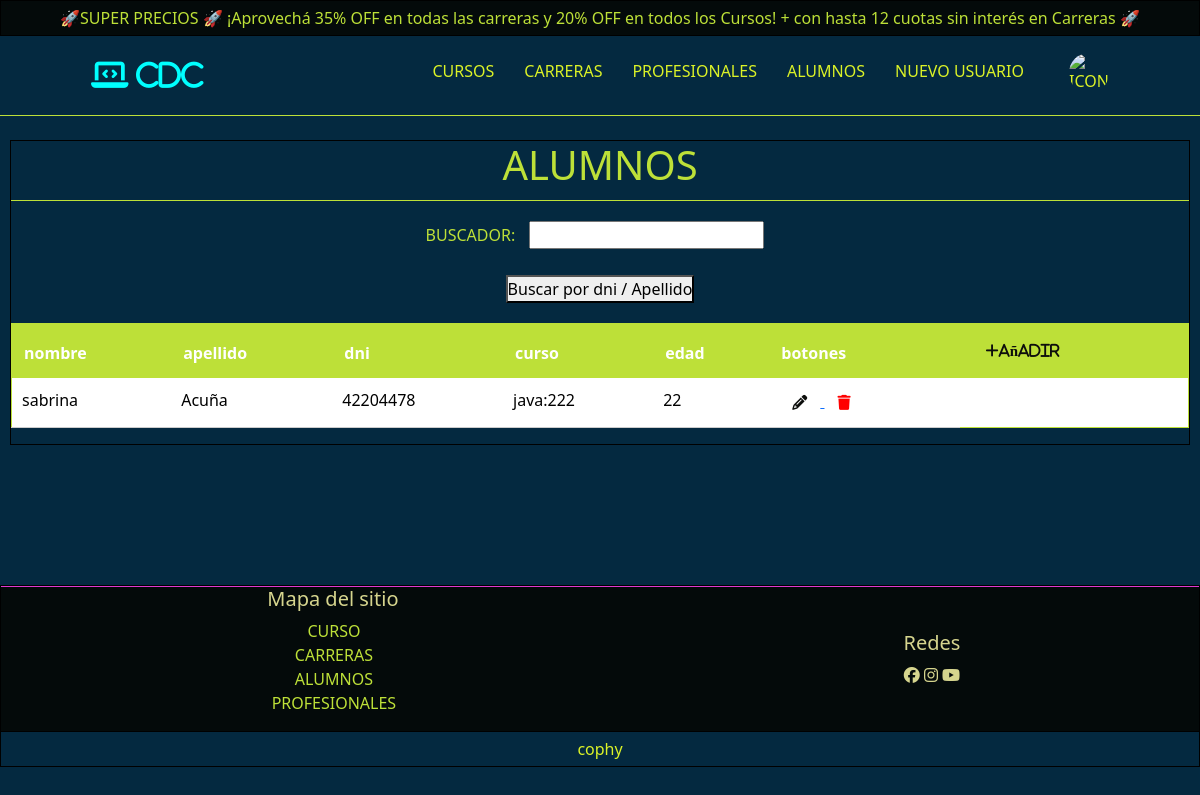
/AppSchol/alumnos/ (signed in), run on an earlier commit of the app's database.
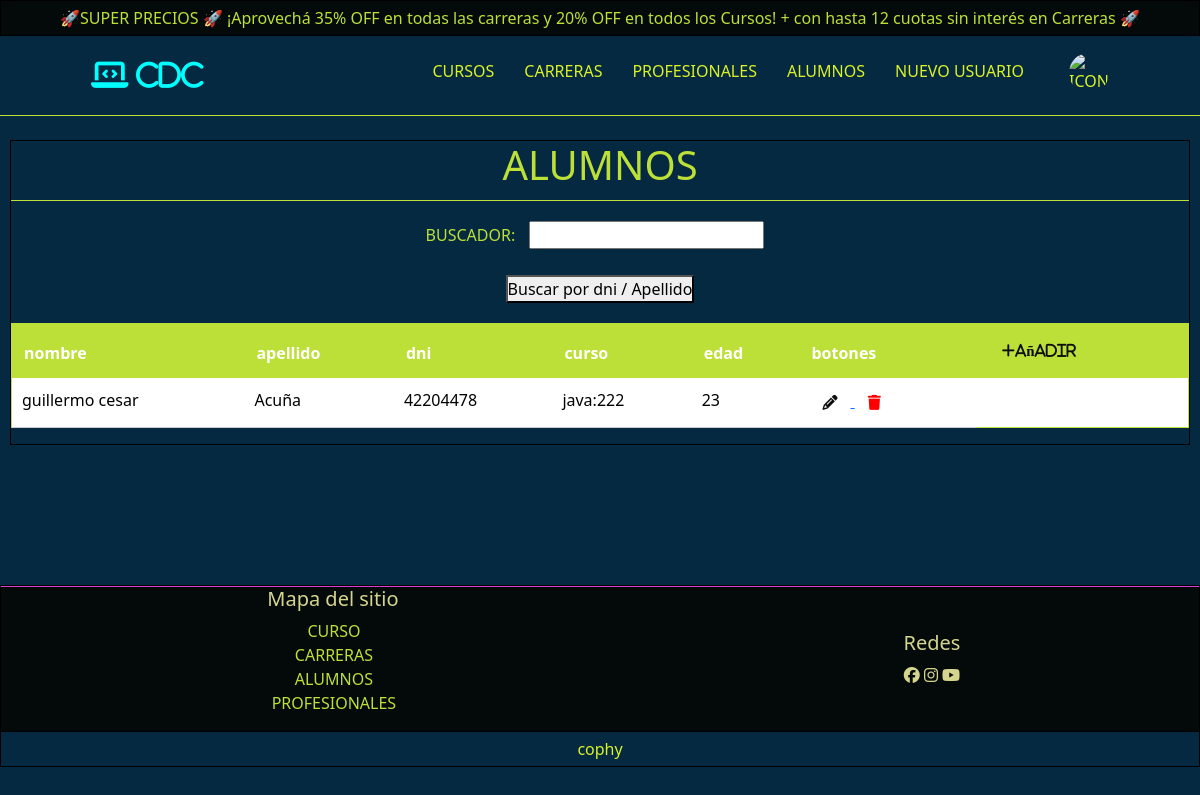
And on a later commit of the database.
### AppScholl/models.py (models this page shows, shortened)
class Alumno(models.Model):
    nombre = models.CharField(max_length=30)
    apellido = models.CharField(max_length=30)
    documento = models.IntegerField()
    cursoscomisiones = models.TextField()
    carreras = models.TextField()
    edad = models.IntegerField()

### AppScholl/views.py (the view, shortened to what this page needs)
# urls.py: path("alumnos/",views.alumnos,name='Alumnos'),
@login_required(login_url='Login')
def alumnos(request):
    query = request.GET.get('buscador', '')
    buscador = Buscar(request.GET)
    alumnos = Alumno.objects.all()
    if 'reset' in request.GET:
        query = ''
        alumnos = Alumno.objects.all()
    elif query:
        if query.isdigit():
            alumnos = Alumno.objects.filter(documento__icontains=query)
        else:
            alumnos = Alumno.objects.filter(apellido__icontains=query)
    return render(request, 'AppScholl/alumnos.html', {'alumnos': alumnos,  'buscar': buscador,   'query': query  })

### AppScholl/forms.py
class Buscar(forms.Form):
    buscador = forms.CharField(max_length=100,required=False)

### AppScholl/templates/AppScholl/alumnos.html (shortened to what this page needs)
{% extends 'AppScholl/base.html' %}
{% block contenido %}
    <main class="conteiner-main" id="alumnos">
        <div class="conteiner-titulo">
            <h1>Alumnos</h1>
        </div>
        <section class="seccion-buscar-filtros">
            <article class="conteiner-buscar">
              <form method="GET" action="{% url 'Alumnos' %}">
                {{ buscar.as_p }}
                <button type="submit">Buscar por dni / Apellido</button>
              </form>
            </article>
        </section>
        <section class="seccion-tabla">
          {% if alumnos %}
            <table class="table">
              <thead>
                <tr>
                  <th scope="col">nombre</th>
                  <th scope="col">apellido</th>
                  <th scope="col">dni</th>
                  <th scope="col">curso</th>
                  <th scope="col">edad</th>
                  <th scope="col">botones</th>
                  <th scope="col"><a href="{% url 'AddAlumno' %}"><i class="fa-solid fa-plus btn-mas btn">añadir</i></a></th>
                </tr>
              </thead>
              <tbody>
                {% for alumno in alumnos %}
                <tr>
                  <td>{{alumno.nombre}}</td>
                  <td>{{alumno.apellido}}</td>
                  <td>{{alumno.documento}}</td>
                  <td>{{alumno.cursoscomisiones}}</td>
                  <td>{{alumno.edad}}</td>
                  <td>
                    {% if user.is_superuser %}
                      <a href="{% url 'ModAlumno' alumno.documento %}">
                        <i class="fa-solid fa-pencil btn btn-mas"></i>
                      </a>
                      <form method="POST" action="{% url 'Alumnos'  %}" style="display:inline;" onsubmit="return confirm('¿Estás seguro de que deseas eliminar este alumno?');">
                        <button type="submit" name="eliminar" style="border: none; background: none; cursor: pointer;" aria-label="Eliminar alumno">
                            <i class="fa-solid fa-trash btn btn-mas" style="color: red;"></i>
                        </button>
                      </form>
                    {% else %}
                        <p>No tienes permisos</p>
                    {% endif %}
                  </td>
                </tr>
                {% endfor %}
              </tbody>
            </table>
          {% else %}
            <p style="color: #DBF227; font-size: 25px; text-align: center;">No se encontraron alumnos .</p>
          {% endif %}
        </section>
    </main>
{% endblock contenido %}

### AppScholl/templates/AppScholl/base.html (shortened to what this page needs)
{% load static %}
<!DOCTYPE html>
<html lang="en">
<head>
    <link href="https://cdn.jsdelivr.net/npm/bootstrap@5.3.3/dist/css/bootstrap.min.css" rel="stylesheet">
    <link rel="stylesheet" href="https://cdnjs.cloudflare.com/ajax/libs/font-awesome/6.7.2/css/all.min.css" />
    <link rel="stylesheet" href="{% static 'AppScholl/css/main.css' %}">
</head>
<body>
    <header class="conteiner-header">
        <div class="conteiner-ofertas">
            <p>🚀SUPER PRECIOS 🚀 ¡Aprovechá 35% OFF en todas las carreras y 20% OFF en todos los Cursos! <span class="oferta-texto">+ con hasta 12 cuotas sin interés en Carreras 🚀</span> </p>
        </div>
        <div class="conteiner-inferior">
            <article class="conteiner-logo">
                <a href="{% url 'Home' %}">
                    <i class="fa-solid fa-laptop-code" style="font-size: 30px; color: aqua;">  CDC</i>
                </a>
            </article>
            <nav class="conteiner-menu-desk" style="margin-top: 15px;">
                <ul class="menu-desk">
                    <li><a href="{% url 'Cursos' %}" class="nav-link">cursos</a></li>
                    <li><a href="{% url 'Carreras' %}" class="nav-link">carreras</a></li>
                    <li><a href="{% url 'Profesionales' %}" class="nav-link">profesionales</a></li>
                    {% if user.is_authenticated %}
                        <li><a href="{% url 'Alumnos' %}" class="nav-link">alumnos</a></li>
                        {% if user.is_superuser %}
                            <li><a href="{% url 'Registro' %}" class="nav-link ">Nuevo usuario</a></li>
                        {% endif %}
                        <div class="dropdown">
                            {% if user.perfil.foto %}
                                <button class="nav-link  " type="button" data-bs-toggle="dropdown" aria-expanded="false" style="width: 50px ;height: auto ;margin-top: 0px">
                                    <img src="{{user.perfil.foto.url}}" alt="icono" class="icono-usuario nav-link" style="width: 50px ;height: auto ; margin-top: -1px; border-radius: 40px;">
                                </button>
                            {% else %}
                                <button class="nav-link  " type="button" data-bs-toggle="dropdown" aria-expanded="false" style="width: 50px ;height: auto ;margin-top: 0px">
                                    <img src="https://sollentunatrafikskola.se/wp-content/uploads/2018/12/male-feature.jpg" alt="icono" class="icono-usuario nav-link" style="width: 50px; height: auto; margin-top: -1px; border-radius: 40px;">
                                </button>
                            {% endif %}
                        </div>
                    {% else %}
                        <li><a href="{% url 'Login' %}" class="nav-link sesion">iniciar sesion</a></li>
                    {% endif %}
                </ul>
            </nav>
        </div>
    </header>
    {% block contenido %}
    {% endblock contenido %}
    <footer class="conteiner-footer">
        <div class="conteiner-superior">
            <article class="conteiner-mapa">
                <h5>Mapa del sitio</h5>
                <ul class="menu-mapa">
                    <li><a href="{% url 'Cursos' %}" class="nav-link">curso</a></li>
                    <li><a href="{% url 'Carreras' %}" class="nav-link">carreras</a></li>
                    <li><a href="{% url 'Alumnos' %}" class="nav-link">alumnos</a></li>
                    <li><a href="{% url 'Profesionales' %}" class="nav-link">profesionales</a></li>
                </ul>
            </article>
            <article class="conteiner-redes">
                <h5>Redes</h5>
                <article>
                    <i class="fa-brands fa-facebook"></i>
                    <i class="fa-brands fa-instagram"></i>
                    <i class="fa-brands fa-youtube"></i>
                </article>
            </article>
        </div>
        <div class="conteiner-inferior">
            <p>cophy</p>
        </div>
    </footer>
</body>
</html>

### AppScholl/static/AppScholl/css/main.css (style rules this page uses)
* { margin: 0; padding: 0; box-sizing: border-box; }
body { display: grid; grid-template-areas: "encabezado" "main" "pie"; row-gap: 10px; background: #042940; }
body .conteiner-header { grid-area: encabezado; position: fixed; width: 100%; z-index: 100; }
body .conteiner-main { grid-area: main; margin: 130px 10px; }
body .conteiner-footer { grid-area: pie; }
.btn-mas { font-size: 15px; color: #0d0e0c; }
.table { border: 1px solid #BDE038; background-color: #fff; color: #333; border-collapse: collapse; width: 100%; }
.table th { background-color: #BDE038; color: #fff; padding: 12px; text-align: left; }
.table td { padding: 10px; text-align: left; border-bottom: 1px solid #ccc; }
.conteiner-header { display: grid; grid-template-areas: "ofertas" "inferior"; grid-template-rows: auto 80px; }
.conteiner-header .conteiner-ofertas { grid-area: ofertas; text-align: center; justify-items: center; border: 1px solid black; background: #040A0A; width: 100%; }
.conteiner-header .conteiner-ofertas p { margin: auto; padding: 5px; color: #BDE038; }
.conteiner-header .conteiner-inferior { grid-area: inferior; display: flex; justify-content: space-around; text-align: center; align-content: center; align-items: center; border-bottom: 1px solid #BDE038; background: #042940; }
.conteiner-footer { display: grid; grid-template-areas: "superior" "inferior"; grid-template-rows: auto auto; border: 1px solid black; }
.conteiner-footer .conteiner-superior { grid-area: superior; display: grid; grid-template-areas: "uno" "dos"; text-align: center; align-items: center; background: #040A0A; color: #D6D58E; border-top: 1px solid #e038d2; }
.conteiner-footer .conteiner-superior .menu-mapa { list-style: none; margin-right: 30px; color: #BDE038; }
.conteiner-footer .conteiner-superior .menu-mapa .nav-link { text-transform: uppercase; }
@media screen and (min-width: 767px) { .conteiner-footer .conteiner-superior { grid-template-areas: "uno dos"; } }
.conteiner-footer .conteiner-inferior { grid-area: inferior; border-top: 1px solid black; text-align: center; justify-items: center; background: #042940; }
.conteiner-footer .conteiner-inferior p { margin: auto; padding: 5px; color: #DBF227; }
.menu-desk { display: flex; list-style: none; margin: auto; color: #DBF227; }
.menu-desk .nav-link { margin: 10px; text-transform: uppercase; padding: 5px; }
#alumnos { display: grid; grid-template-areas: "titulo" "fb" "tabla"; grid-template-rows: 60px; border: 1px solid black; row-gap: 10px; }
#alumnos .conteiner-titulo { grid-area: titulo; text-align: center; color: #BDE038; text-transform: uppercase; border-bottom: 1px solid #BDE038; }
#alumnos .seccion-buscar-filtros { grid-area: fb; grid-template-areas: "buscar" "filtros"; row-gap: 10px; }
#alumnos .seccion-buscar-filtros .conteiner-buscar { grid-area: buscar; color: #BDE038; text-transform: uppercase; text-align: center; }
#alumnos .seccion-buscar-filtros .conteiner-buscar input { margin: 10px; }
#alumnos .seccion-tabla { grid-area: tabla; margin-top: 10px; }

What changed in the data, as far as the page shows it:
removed Alumno: nombre "sabrina", apellido "Acuña", documento "42204478", cursoscomisiones "java:222", edad "22"
added Alumno: nombre "guillermo cesar", apellido "Acuña", documento "42204478", cursoscomisiones "java:222", edad "23"
